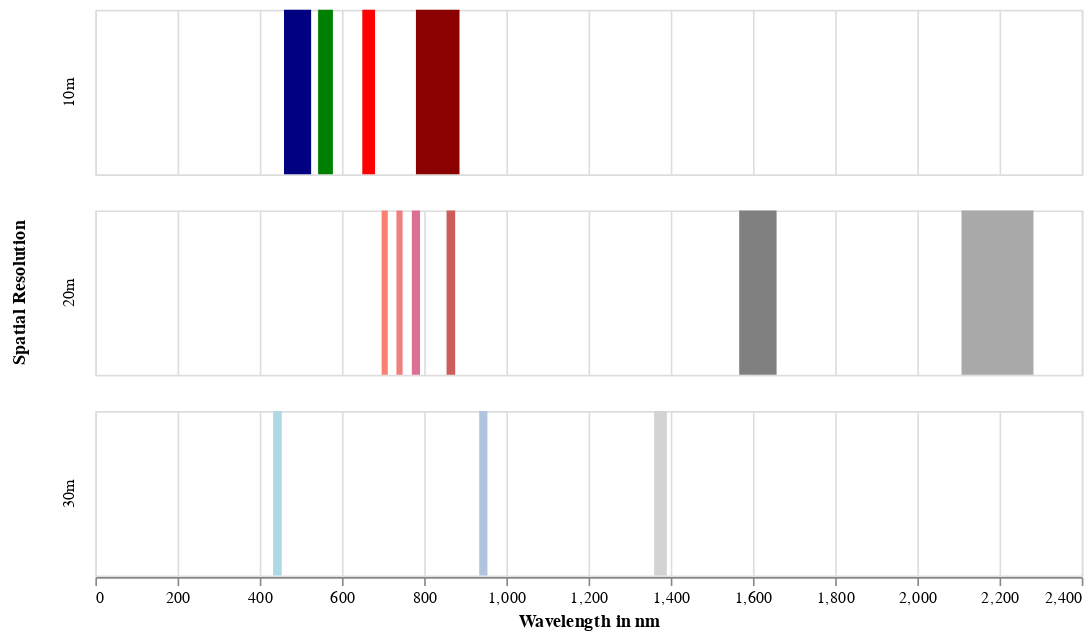

Notebook code for this chart:
### Code cell
#collapse
alt.Chart(sentinel_band_data).mark_rect().encode(
    x=alt.X("start:Q", title="Wavelength in nm"),
    x2="end:Q",
#     color=alt.Color("Band", scale=alt.Scale(scheme="category20")),
    color=alt.Color("Color", scale=None),
    tooltip=[
        alt.Tooltip("Band:O", title="Band"),
        alt.Tooltip("Usage"), 
        alt.Tooltip("Central Wavelength"),
        alt.Tooltip("Spatial Resolution"), 
    ]
).transform_calculate(
    start="datum['Central Wavelength'] - 1/2 * datum['Bandwidth']",
    end="datum['Central Wavelength'] + 1/2 * datum['Bandwidth']"
).properties(
    height=100,
    width=600
).facet(
    row="Spatial Resolution"
)

### Figure 1 — Vega-Lite specification as saved in the notebook (floating-point values rounded to 4 significant figures)
{"config": {"view": {"continuousWidth": 400, "continuousHeight": 300}}, "data": {"name": "data-db9f70adba471f174030643a7ad8ef04"}, "facet": {"row": {"type": "nominal", "field": "Spatial Resolution"}}, "spec": {"mark": "rect", "encoding": {"color": {"type": "nominal", "field": "Color", "scale": null}, "tooltip": [{"type": "ordinal", "field": "Band", "title": "Band"}, {"type": "nominal", "field": "Usage"}, {"type": "quantitative", "field": "Central Wavelength"}, {"type": "nominal", "field": "Spatial Resolution"}], "x": {"type": "quantitative", "field": "start", "title": "Wavelength in nm"}, "x2": {"field": "end"}}, "height": 100, "transform": [{"calculate": "datum['Central Wavelength'] - 1/2 * datum['Bandwidth']", "as": "start"}, {"calculate": "datum['Central Wavelength'] + 1/2 * datum['Bandwidth']", "as": "end"}], "width": 600}, "$schema": "https://vega.github.io/schema/vega-lite/v4.8.1.json", "datasets": {"data-db9f70adba471f174030643a7ad8ef04": [{"Band": "01", "Central Wavelength": 443, "Bandwidth": 21, "Spatial Resolution": "30m", "Usage": "Aerosols", "Color": "lightblue"}, {"Band": "02", "Central Wavelength": 492, "Bandwidth": 66, "Spatial Resolution": "10m", "Usage": "Blue Channel (RGB)", "Color": "navy"}, {"Band": "03", "Central Wavelength": 560, "Bandwidth": 36, "Spatial Resolution": "10m", "Usage": "Green Channel (RGB)", "Color": "green"}, {"Band": "04", "Central Wavelength": 665, "Bandwidth": 31, "Spatial Resolution": "10m", "Usage": "Red Channel (RGB)", "Color": "red"}, {"Band": "05", "Central Wavelength": 704, "Bandwidth": 15, "Spatial Resolution": "20m", "Usage": "Vegetation Red-Edge", "Color": "salmon"}, {"Band": "06", "Central Wavelength": 740, "Bandwidth": 15, "Spatial Resolution": "20m", "Usage": "Vegetation Red-Edge", "Color": "lightcoral"}, {"Band": "07", "Central Wavelength": 780, "Bandwidth": 20, "Spatial Resolution": "20m", "Usage": "Vegetation Red-Edge", "Color": "palevioletred"}, {"Band": "08", "Central Wavelength": 833, "Bandwidth": 106, "Spatial Resolution": "10m", "Usage": "Vegetation Red-Edge", "Color": "darkred"}, {"Band": "08a", "Central Wavelength": 865, "Bandwidth": 21, "Spatial Resolution": "20m", "Usage": "Vegetation Red-Edge", "Color": "indianred"}, {"Band": "09", "Central Wavelength": 944, "Bandwidth": 20, "Spatial Resolution": "30m", "Usage": "Water-Vapour", "Color": "lightsteelblue"}, {"Band": "10", "Central Wavelength": 1375, "Bandwidth": 31, "Spatial Resolution": "30m", "Usage": "Cirrus", "Color": "lightgray"}, {"Band": "11", "Central Wavelength": 1612, "Bandwidth": 91, "Spatial Resolution": "20m", "Usage": "Snow/Ice/Cloud Discrimination", "Color": "gray"}, {"Band": "12", "Central Wavelength": 2195, "Bandwidth": 175, "Spatial Resolution": "20m", "Usage": "Snow/Ice/Cloud Discrimination", "Color": "darkgray"}]}}
